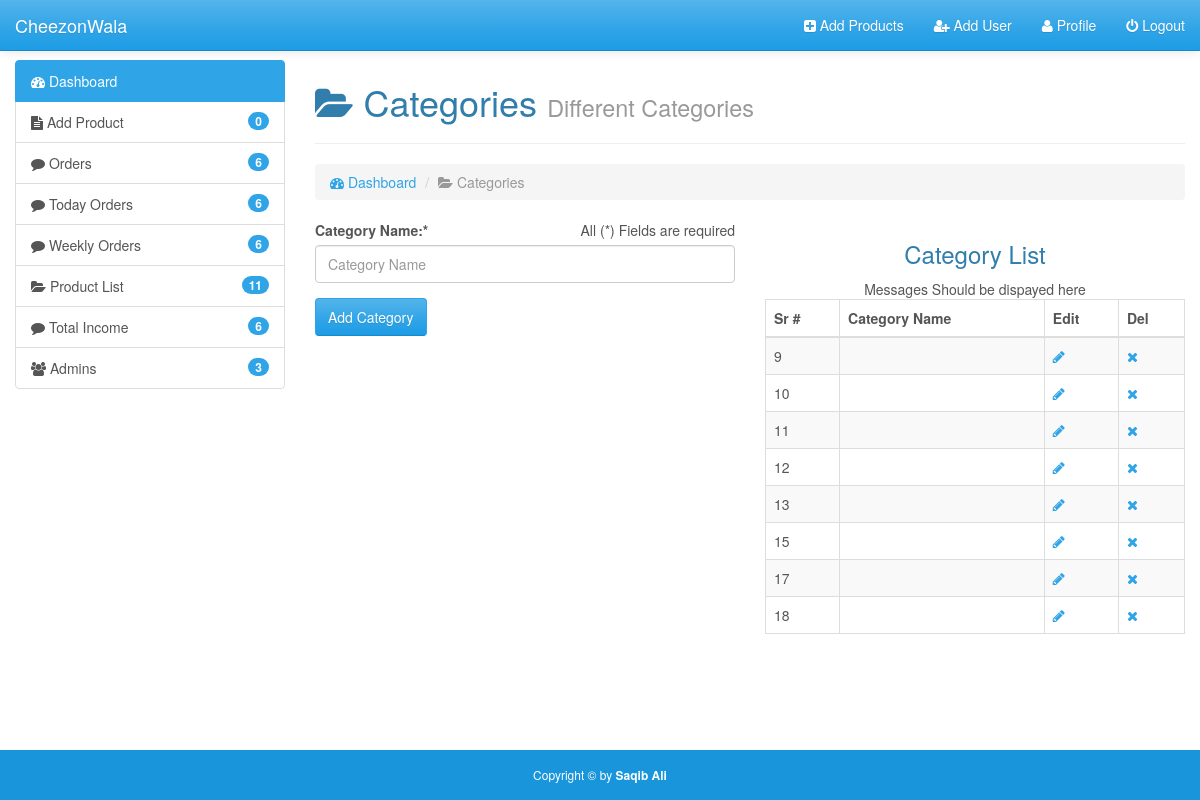
The page /cheezonwala/admin/categories.php (signed in) on the database its author committed.
### tables this page shows
CREATE TABLE `categories` (
  `cat_id` int(11) NOT NULL,
  `cat_brand` varchar(255) NOT NULL,
  `cat_tag` varchar(255) NOT NULL,
  `cat_type` varchar(255) NOT NULL
);

### cheezonwala/admin/categories.php (the view, shortened to what this page needs)
<?php require_once('inc/top.php');
?>
  </head>
  <body>
    <div id="wrapper">
       <?php require_once('inc/header.php'); ?>
        <div class="container-fluid body-section">
            <div class="row">
                <?php require_once('inc/sidebar.php'); ?>
                <div class="col-md-9">
                    <h1><i class="fa fa-folder-open"></i> Categories <small>Different Categories</small></h1><hr>
                    <ol class="breadcrumb">
                        <li><a href="index.html"><i class="fa fa-tachometer"></i> Dashboard</a></li>
                      <li class="active"><i class="fa fa-folder-open"></i> Categories</li>
                    </ol>
                    <div class="row">
                        <div class="col-md-6">
                            <form action="inc/process.php" method="post">
                                <div class="form-group">
                                    <label for="category">Category Name:*</label>
                                    <?php
                                    if(isset($_GET['error']))
                                    {
                                       echo"<span class=pull-right style=color:red;>This Category Already Exists".$_GET['error']."</span>";
                                    }
                                    else if (isset($_GET['success']))
                                    {
                                       echo "<span class='pull-right' style='color:green;'>Category Has Been Added".$_GET['success']."</span>";
                                    }
                                    else
                                    {
                                      echo"<span class='pull-right'>All (*) Fields are required</span>";
                                    }
                                    ?>
                                    <input type="text" placeholder="Category Name" class="form-control" name="cat-name">
                                </div>
                                <input type="submit" value="Add Category" name="add-category" class="btn btn-primary">
                            </form>
                            <br><br>
                        </div>
                        <div class="col-md-6">
                          <center>
                            <h3>Category List</h3>
                            <?php
                            if (isset($error))
                            {
                                echo "<span style=color:red;>$error </span>";
                            }
                            else if (isset($success))
                            {
                                echo "<span style=color:green;>$success </span>";
                            }
                            else
                            {
                              echo "Messages Should be dispayed here";
                            }
                            ?>
                          </center>
                            <table class="table table-hover table-bordered table-striped">
                                <thead>
                                    <tr>
                                        <th>Sr #</th>
                                        <th>Category Name</th>
                                        <th>Edit</th>
                                        <th>Del</th>
                                    </tr>
                                </thead>
                                <tbody>
                                  <?php
                                  $selectcat = "SELECT * FROM `categories` ORDER BY `cat_id`";
                                  $result = $conn->query($selectcat);
                                  if ($result->num_rows>0)
                                  {
                                      while ($row = $result->fetch_assoc())
                                      {
                                        $cat_id = $row['cat_id'];
                                        $cat_name = $row['cat_name'];
                                        ?>
                                    <tr>
                                        <td><?php echo $cat_id; ?></td>
                                        <td><?php echo $cat_name; ?></td>
                                        <td><a href="categories.php?edit=<?php echo $cat_id; ?>"><i class="fa fa-pencil"></i></a></td>
                                        <td><a href="categories.php?del=<?php echo $cat_id; ?>"><i class="fa fa-times"></i></a></td>
                                    </tr>
                                    <?php
                                        }
                                  }
                                  else
                                  {
                                    echo "No Records Found";
                                  }
                                  ?>
                                </tbody>
                            </table>
                        </div>
                    </div>
                </div>
            </div>
        </div>
       <?php require_once('inc/footer.php'); ?>

### cheezonwala/admin/css/style.css (style rules this page uses)
html,body { height: 100%; }
body { padding-top: 60px; }
#wrapper { min-height: 100%; position: relative; }
.body-section { padding-bottom: 70px; }

### rows shown on the page
categories: cat_id "9"
categories: cat_id "10"
categories: cat_id "11"
categories: cat_id "12"
categories: cat_id "13"
categories: cat_id "15"
categories: cat_id "17"
categories: cat_id "18"
